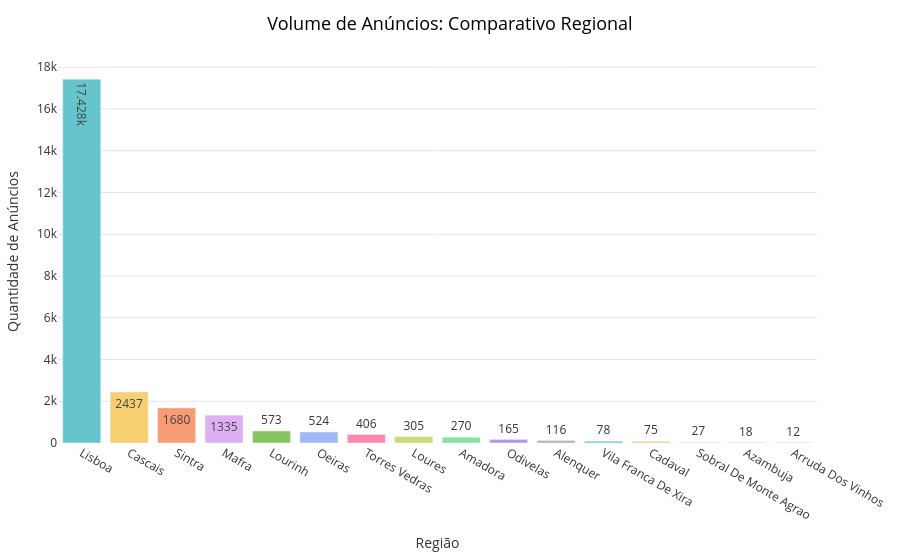

Notebook source saved alongside this figure:
### Code cell
# Criando o Gráfico de Barras
fig = px.bar(
    listings_region,
    x='region',
    y='qtd_listings',
    color='region',
    color_discrete_sequence=px.colors.qualitative.Pastel, # Paleta de cores suaves
    text_auto=True # Rótulos de dados nas barras
)

# Ajustando o Layout e a Estética
fig.update_layout(
    # Título centralizado e padronizado
    title=dict(
        text='Volume de Anúncios: Comparativo Regional', 
        font=dict(size=18, color='black'),
        x=0.5 
    ),
    xaxis_title='Região',
    yaxis_title='Quantidade de Anúncios',
    
    # O estilo visual "Clean"
    plot_bgcolor="#ffffff",      # Fundo da área do gráfico
    paper_bgcolor="#ffffff",     # Fundo geral
    font=dict(color="#333333"),  # Cor da fonte (cinza escuro)
    
    showlegend=False,            # Remove a legenda lateral
    margin=dict(t=60, b=40, l=40, r=20)
)

# 3. Ajustando as linhas de grade (Estilo whitegrid)
fig.update_xaxes(showgrid=False) 
fig.update_yaxes(gridcolor="#e5e5e5", gridwidth=1) 

# Exibindo o gráfico
fig.show()

### Figure 1 — Plotly figure (JSON) as saved in the notebook; plotly's stock layout.template omitted (floating-point values rounded to 4 significant figures)
{"data": [{"alignmentgroup": "True", "hovertemplate": "region=%{x}<br>qtd_listings=%{y}<extra></extra>", "legendgroup": "Lisboa", "marker": {"color": "rgb(102, 197, 204)", "pattern": {"shape": ""}}, "name": "Lisboa", "offsetgroup": "Lisboa", "orientation": "v", "showlegend": true, "textposition": "auto", "texttemplate": "%{y}", "type": "bar", "x": ["Lisboa"], "xaxis": "x", "y": [17428], "yaxis": "y"}, {"alignmentgroup": "True", "hovertemplate": "region=%{x}<br>qtd_listings=%{y}<extra></extra>", "legendgroup": "Cascais", "marker": {"color": "rgb(246, 207, 113)", "pattern": {"shape": ""}}, "name": "Cascais", "offsetgroup": "Cascais", "orientation": "v", "showlegend": true, "textposition": "auto", "texttemplate": "%{y}", "type": "bar", "x": ["Cascais"], "xaxis": "x", "y": [2437], "yaxis": "y"}, {"alignmentgroup": "True", "hovertemplate": "region=%{x}<br>qtd_listings=%{y}<extra></extra>", "legendgroup": "Sintra", "marker": {"color": "rgb(248, 156, 116)", "pattern": {"shape": ""}}, "name": "Sintra", "offsetgroup": "Sintra", "orientation": "v", "showlegend": true, "textposition": "auto", "texttemplate": "%{y}", "type": "bar", "x": ["Sintra"], "xaxis": "x", "y": [1680], "yaxis": "y"}, {"alignmentgroup": "True", "hovertemplate": "region=%{x}<br>qtd_listings=%{y}<extra></extra>", "legendgroup": "Mafra", "marker": {"color": "rgb(220, 176, 242)", "pattern": {"shape": ""}}, "name": "Mafra", "offsetgroup": "Mafra", "orientation": "v", "showlegend": true, "textposition": "auto", "texttemplate": "%{y}", "type": "bar", "x": ["Mafra"], "xaxis": "x", "y": [1335], "yaxis": "y"}, {"alignmentgroup": "True", "hovertemplate": "region=%{x}<br>qtd_listings=%{y}<extra></extra>", "legendgroup": "Lourinh", "marker": {"color": "rgb(135, 197, 95)", "pattern": {"shape": ""}}, "name": "Lourinh", "offsetgroup": "Lourinh", "orientation": "v", "showlegend": true, "textposition": "auto", "texttemplate": "%{y}", "type": "bar", "x": ["Lourinh"], "xaxis": "x", "y": [573], "yaxis": "y"}, {"alignmentgroup": "True", "hovertemplate": "region=%{x}<br>qtd_listings=%{y}<extra></extra>", "legendgroup": "Oeiras", "marker": {"color": "rgb(158, 185, 243)", "pattern": {"shape": ""}}, "name": "Oeiras", "offsetgroup": "Oeiras", "orientation": "v", "showlegend": true, "textposition": "auto", "texttemplate": "%{y}", "type": "bar", "x": ["Oeiras"], "xaxis": "x", "y": [524], "yaxis": "y"}, {"alignmentgroup": "True", "hovertemplate": "region=%{x}<br>qtd_listings=%{y}<extra></extra>", "legendgroup": "Torres Vedras", "marker": {"color": "rgb(254, 136, 177)", "pattern": {"shape": ""}}, "name": "Torres Vedras", "offsetgroup": "Torres Vedras", "orientation": "v", "showlegend": true, "textposition": "auto", "texttemplate": "%{y}", "type": "bar", "x": ["Torres Vedras"], "xaxis": "x", "y": [406], "yaxis": "y"}, {"alignmentgroup": "True", "hovertemplate": "region=%{x}<br>qtd_listings=%{y}<extra></extra>", "legendgroup": "Loures", "marker": {"color": "rgb(201, 219, 116)", "pattern": {"shape": ""}}, "name": "Loures", "offsetgroup": "Loures", "orientation": "v", "showlegend": true, "textposition": "auto", "texttemplate": "%{y}", "type": "bar", "x": ["Loures"], "xaxis": "x", "y": [305], "yaxis": "y"}, {"alignmentgroup": "True", "hovertemplate": "region=%{x}<br>qtd_listings=%{y}<extra></extra>", "legendgroup": "Amadora", "marker": {"color": "rgb(139, 224, 164)", "pattern": {"shape": ""}}, "name": "Amadora", "offsetgroup": "Amadora", "orientation": "v", "showlegend": true, "textposition": "auto", "texttemplate": "%{y}", "type": "bar", "x": ["Amadora"], "xaxis": "x", "y": [270], "yaxis": "y"}, {"alignmentgroup": "True", "hovertemplate": "region=%{x}<br>qtd_listings=%{y}<extra></extra>", "legendgroup": "Odivelas", "marker": {"color": "rgb(180, 151, 231)", "pattern": {"shape": ""}}, "name": "Odivelas", "offsetgroup": "Odivelas", "orientation": "v", "showlegend": true, "textposition": "auto", "texttemplate": "%{y}", "type": "bar", "x": ["Odivelas"], "xaxis": "x", "y": [165], "yaxis": "y"}, {"alignmentgroup": "True", "hovertemplate": "region=%{x}<br>qtd_listings=%{y}<extra></extra>", "legendgroup": "Alenquer", "marker": {"color": "rgb(179, 179, 179)", "pattern": {"shape": ""}}, "name": "Alenquer", "offsetgroup": "Alenquer", "orientation": "v", "showlegend": true, "textposition": "auto", "texttemplate": "%{y}", "type": "bar", "x": ["Alenquer"], "xaxis": "x", "y": [116], "yaxis": "y"}, {"alignmentgroup": "True", "hovertemplate": "region=%{x}<br>qtd_listings=%{y}<extra></extra>", "legendgroup": "Vila Franca De Xira", "marker": {"color": "rgb(102, 197, 204)", "pattern": {"shape": ""}}, "name": "Vila Franca De Xira", "offsetgroup": "Vila Franca De Xira", "orientation": "v", "showlegend": true, "textposition": "auto", "texttemplate": "%{y}", "type": "bar", "x": ["Vila Franca De Xira"], "xaxis": "x", "y": [78], "yaxis": "y"}, {"alignmentgroup": "True", "hovertemplate": "region=%{x}<br>qtd_listings=%{y}<extra></extra>", "legendgroup": "Cadaval", "marker": {"color": "rgb(246, 207, 113)", "pattern": {"shape": ""}}, "name": "Cadaval", "offsetgroup": "Cadaval", "orientation": "v", "showlegend": true, "textposition": "auto", "texttemplate": "%{y}", "type": "bar", "x": ["Cadaval"], "xaxis": "x", "y": [75], "yaxis": "y"}, {"alignmentgroup": "True", "hovertemplate": "region=%{x}<br>qtd_listings=%{y}<extra></extra>", "legendgroup": "Sobral De Monte Agrao", "marker": {"color": "rgb(248, 156, 116)", "pattern": {"shape": ""}}, "name": "Sobral De Monte Agrao", "offsetgroup": "Sobral De Monte Agrao", "orientation": "v", "showlegend": true, "textposition": "auto", "texttemplate": "%{y}", "type": "bar", "x": ["Sobral De Monte Agrao"], "xaxis": "x", "y": [27], "yaxis": "y"}, {"alignmentgroup": "True", "hovertemplate": "region=%{x}<br>qtd_listings=%{y}<extra></extra>", "legendgroup": "Azambuja", "marker": {"color": "rgb(220, 176, 242)", "pattern": {"shape": ""}}, "name": "Azambuja", "offsetgroup": "Azambuja", "orientation": "v", "showlegend": true, "textposition": "auto", "texttemplate": "%{y}", "type": "bar", "x": ["Azambuja"], "xaxis": "x", "y": [18], "yaxis": "y"}, {"alignmentgroup": "True", "hovertemplate": "region=%{x}<br>qtd_listings=%{y}<extra></extra>", "legendgroup": "Arruda Dos Vinhos", "marker": {"color": "rgb(135, 197, 95)", "pattern": {"shape": ""}}, "name": "Arruda Dos Vinhos", "offsetgroup": "Arruda Dos Vinhos", "orientation": "v", "showlegend": true, "textposition": "auto", "texttemplate": "%{y}", "type": "bar", "x": ["Arruda Dos Vinhos"], "xaxis": "x", "y": [12], "yaxis": "y"}], "layout": {"barmode": "relative", "font": {"color": "#333333"}, "legend": {"title": {"text": "region"}, "tracegroupgap": 0}, "margin": {"b": 40, "l": 40, "r": 20, "t": 60}, "paper_bgcolor": "#ffffff", "plot_bgcolor": "#ffffff", "showlegend": false, "title": {"font": {"color": "black", "size": 18}, "text": "Volume de Anúncios: Comparativo Regional", "x": 0.5}, "xaxis": {"anchor": "y", "categoryarray": ["Lisboa", "Cascais", "Sintra", "Mafra", "Lourinh", "Oeiras", "Torres Vedras", "Loures", "Amadora", "Odivelas", "Alenquer", "Vila Franca De Xira", "Cadaval", "Sobral De Monte Agrao", "Azambuja", "Arruda Dos Vinhos"], "categoryorder": "array", "domain": [0, 1], "showgrid": false, "title": {"text": "Região"}}, "yaxis": {"anchor": "x", "domain": [0, 1], "gridcolor": "#e5e5e5", "gridwidth": 1, "title": {"text": "Quantidade de Anúncios"}}}}
